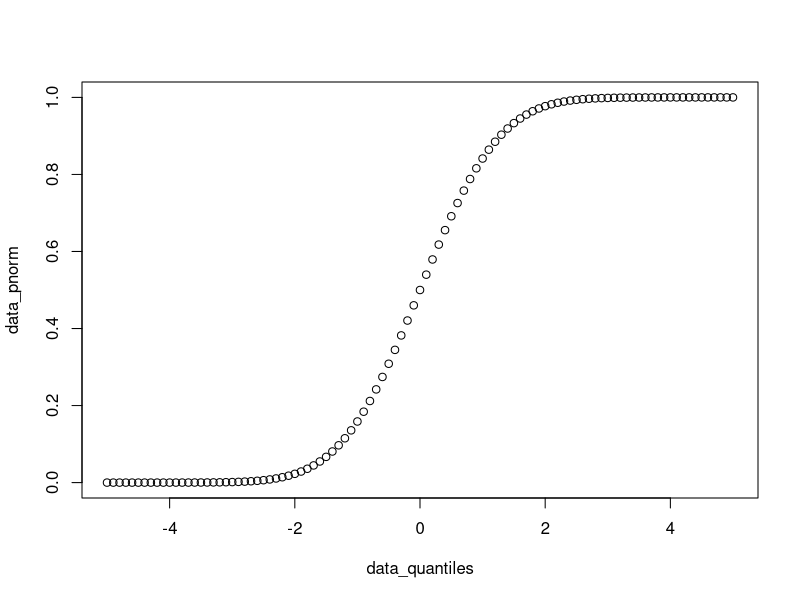
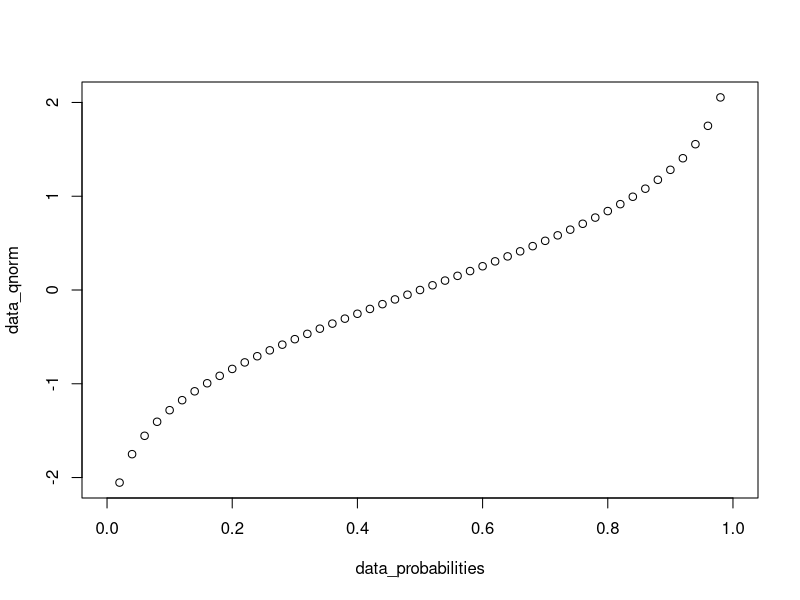
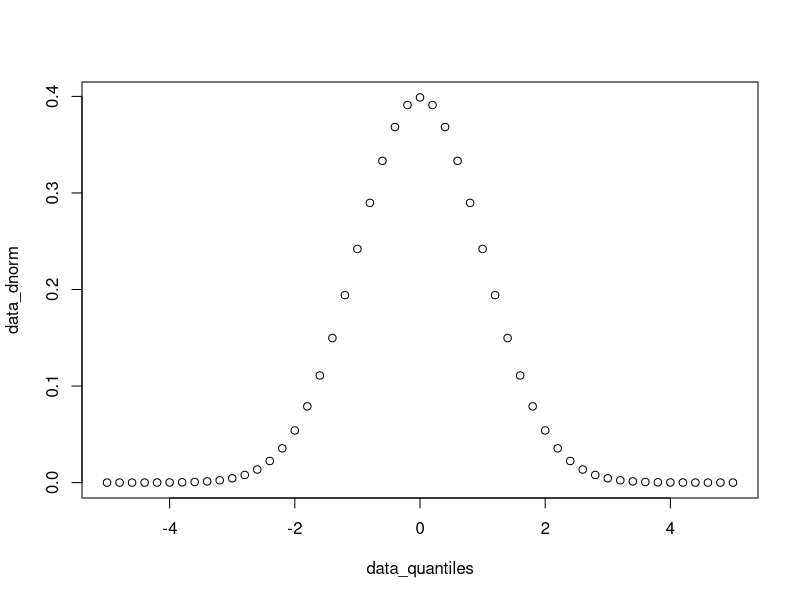
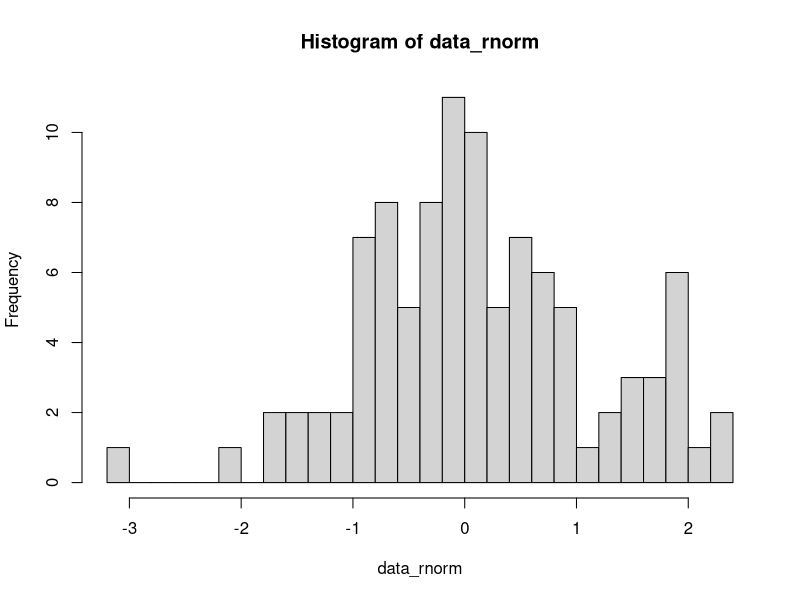
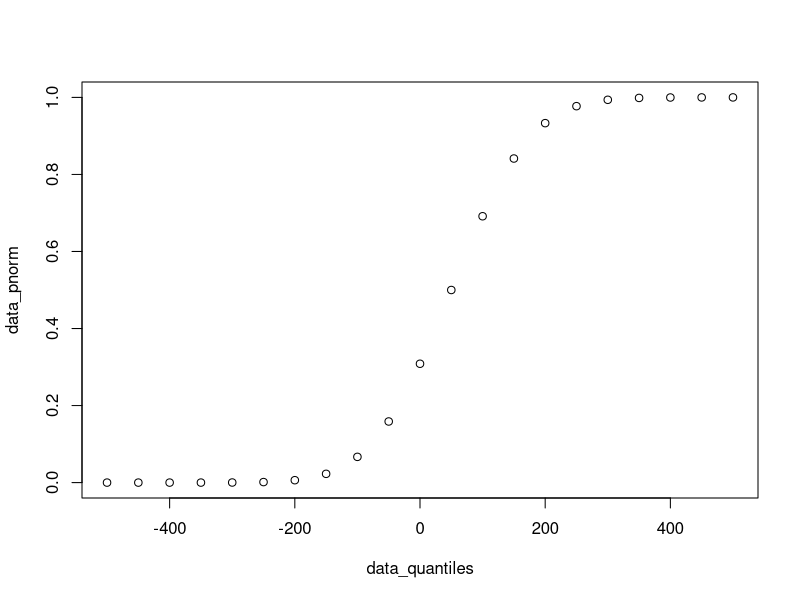
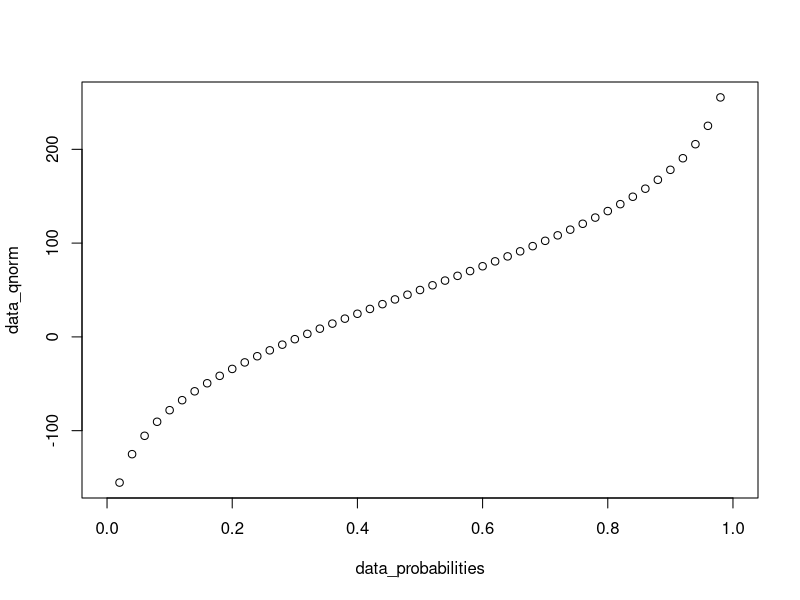
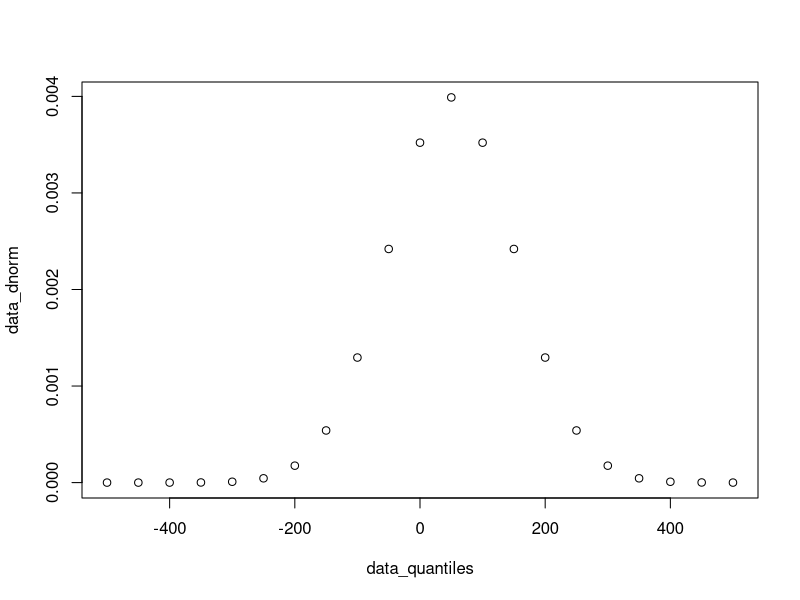
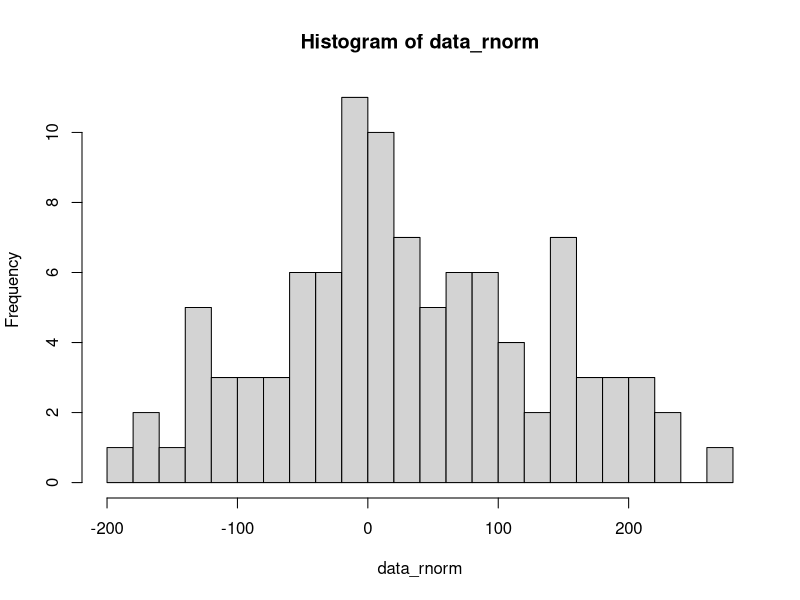

Write the R code that produced these figures, in order.
## ---- chunk 1
knitr::opts_chunk$set(echo = TRUE)
## ---- chunk 2
data_quantiles <- seq(-5, 5, 0.1)
head(data_quantiles)
## ---- chunk 3
data_pnorm <- pnorm(q = data_quantiles) 
head(data_pnorm)
## ---- chunk 4
plot(data_quantiles, data_pnorm)
## ---- chunk 5
data_probabilities <- seq(from = 0, to = 1, by = 0.02)
head(data_probabilities)
## ---- chunk 6
data_qnorm <- qnorm(p = data_probabilities) 
head(data_qnorm)
## ---- chunk 7
plot(data_probabilities, data_qnorm)
## ---- chunk 8
data_quantiles <- seq(-5, 5, 0.2)
head(data_quantiles)
## ---- chunk 9
data_dnorm <- dnorm(x = data_quantiles) 
head(data_dnorm)
## ---- chunk 10
plot(data_quantiles, data_dnorm)
## ---- chunk 11
data_rnorm <- rnorm(n = 100)
head(data_rnorm)
## ---- chunk 12
hist(data_rnorm, breaks = 20)
## ---- chunk 13
data_quantiles <- seq(-500, 500, 50)
head(data_quantiles)
## ---- chunk 14
data_pnorm <- pnorm(q = data_quantiles, mean = 50, sd = 100)
head(data_pnorm)
## ---- chunk 15
plot(data_quantiles, data_pnorm)
## ---- chunk 16
data_probabilities <- seq(from = 0, to = 1, by = 0.02)
head(data_probabilities)
## ---- chunk 17
data_qnorm <- qnorm(p = data_probabilities, mean = 50, sd = 100) 
head(data_qnorm)
## ---- chunk 18
plot(data_probabilities, data_qnorm)
## ---- chunk 19
data_quantiles <- seq(-500, 500, 50)
head(data_quantiles)
## ---- chunk 20
data_dnorm <- dnorm(x = data_quantiles, mean = 50, sd = 100) 
head(data_dnorm)
## ---- chunk 21
plot(data_quantiles, data_dnorm)
## ---- chunk 22
data_rnorm <- rnorm(n = 100, mean = 50, sd = 100)
head(data_rnorm)
## ---- chunk 23
hist(data_rnorm, breaks = 20)
## ---- chunk 24
data_quantiles <- seq(0, 50, 1)
head(data_quantiles)
## ---- chunk 25
data_pbinom <- pbinom(q = data_quantiles, size = 50, prob = 0.1)
head(data_pbinom)
## ---- chunk 26
plot(data_quantiles, data_pbinom)
## ---- chunk 27
data_probabilities <- seq(from = 0, to = 1, by = 0.02)
head(data_probabilities)
## ---- chunk 28
data_qbinom <- qbinom(p = data_probabilities, size = 50, prob = 0.1)
head(data_qbinom)
## ---- chunk 29
plot(data_probabilities, data_qbinom)
## ---- chunk 30
data_quantiles <- seq(0, 50, 1)
head(data_quantiles)
## ---- chunk 31
data_dbinom <- dbinom(x = data_quantiles, size = 50, prob = 0.1)
head(data_dbinom)
## ---- chunk 32
plot(data_quantiles, data_dbinom)
## ---- chunk 33
data_rbinom <- rbinom(n = 100, size = 50, prob = 0.1)
head(data_rbinom)
## ---- chunk 34
hist(data_rbinom, breaks = 20)
## ---- chunk 35
data_rnorm <- rnorm(n = 1000, mean = 50, sd = 100)
quantile(data_rnorm, probs = seq(0, 1, 0.1))
## ---- chunk 36
plot(
  seq(0, 1, 0.1),
  quantile(data_rnorm, probs = seq(0, 1, 0.1))
)
## ---- chunk 37
set.seed(1)
x <- rnorm(n = 1000, mean = 0, sd = 1)
y <- rnorm(n = 2000, mean = 1, sd = 1)
## ---- chunk 38
par(mfrow = c(2, 1))
hist(x, breaks = 30)
hist(y, breaks = 30)
par(mfrow = c(1, 1 ))
## ---- chunk 39
t.test(x, y)
## ---- chunk 40
t.test(y, x)
## ---- chunk 41
set.seed(1)
n_sample <- 10
x <- runif(n = n_sample, min = 10, max = 20)
y <- x + 2 + rnorm(n = n_sample, mean = 0, sd = 1)
## ---- chunk 42
mean(y - x)
## ---- chunk 43
t.test(x, y, paired = TRUE)
## ---- chunk 44
set.seed(1)
x <- runif(n = 10, min = 1, max = 11)
y <- runif(n = 5, min = 3, max = 13)
## ---- chunk 45
wilcox.test(x, y)
## ---- chunk 46
wilcox.test(x, y, alternative = "less")
## ---- chunk 47
set.seed(1)
n_sample <- 1000
x1 <- rnorm(n = n_sample, mean = 10, sd = 2)
x2 <- x1 + 5 + rnorm(n = n_sample, mean = 0, sd = 1)
x3 <- x2 + 0 + rnorm(n = n_sample, mean = 0, sd = 0.5)
data_aov <- data.frame(
  value = c(x1, x2, x3),
  group = c(
    rep("x1", length(x1)),
    rep("x2", length(x2)),
    rep("x3", length(x3))
  )
)
head(data_aov)
## ---- chunk 48
aov_result <- aov(value ~ group, data_aov)
aov_result
## ---- chunk 49
summary(aov_result)
## ---- chunk 50
data_fisher <- matrix(
  data = c(12, 4, 3, 23),
  nrow = 2, ncol = 2,
  dimnames = list(
    c("DE", "Not DE"),
    c("In pathway", "Not in pathway")
  )
)
data_fisher
## ---- chunk 51
fisher.test(data_fisher)
## ---- chunk 52
data_p_values <- runif(1E3, min = 0, max = 1)
data_p_adjusted <- p.adjust(data_p_values, method = "BH")
head(sort(data_p_adjusted))
## ---- chunk 53
par(mfrow = c(2, 1))
hist(data_p_values, xlim = c(0, 1), breaks = seq(0, 1, 0.05))
hist(data_p_adjusted, xlim = c(0, 1), breaks = seq(0, 1, 0.05))
par(mfrow = c(1, 1))
## ---- chunk 54
data(iris)
## ---- chunk 55
iris_features <- iris[,1:4]

head(iris_features)
## ---- chunk 56
pca_iris <- prcomp(iris_features, center = TRUE, scale. = TRUE  )
pca_iris
## ---- chunk 57
pca_iris
## ---- chunk 58
pca_iris_x <- pca_iris$x
plot( x= pca_iris_x[,1], y = pca_iris_x[,2])
## ---- chunk 59
plot( x= pca_iris$x[,1], y = pca_iris$x[,2], 
      col = iris$Species,
      xlab = "PC1", ylab = "PC2")
## ---- chunk 60

explained_variance_ratio <- (pca_iris$sdev^2)/sum(pca_iris$sdev^2)
explained_variance_ratio
## ---- chunk 61
barplot(explained_variance_ratio)
## ---- chunk 62
summary(pca_iris)
## ---- chunk 63
dist_iris <- dist(iris_features, method = "euclidean" )
hclust_iris_ward <- hclust(dist_iris, method = "ward.D",  )
hclust_iris_ward
## ---- chunk 64
plot(hclust_iris_ward )
## ---- chunk 65
iris_hclust_ward_labels <- cutree(hclust_iris_ward, k=3, h = NULL )
iris_hclust_ward_labels
## ---- chunk 66
# complete
hclust_iris_complete <- hclust(dist_iris, method = "complete" )
iris_hclust_complete_labels <- cutree(hclust_iris_complete, k = 3 )
iris_hclust_complete_labels
## ---- chunk 67
# average
hclust_iris_average <- hclust(dist_iris, method = "average" )
iris_hclust_average_labels <- cutree(hclust_iris_average, k = 3 )
iris_hclust_average_labels
## ---- chunk 68
# single
hclust_iris_single <- hclust(dist_iris, method = "single")
iris_hclust_single_labels <- cutree(hclust_iris_single, k=3 )
iris_hclust_single_labels
## ---- chunk 69
par(mfrow = c(2, 2))
plot(x= pca_iris$x[,1], y = pca_iris$x[,2], 
      col = iris_hclust_ward_labels,
     main = "Ward",
      xlab = "PC1", ylab = "PC2")
plot(x= pca_iris$x[,1], y = pca_iris$x[,2], 
      col = iris_hclust_complete_labels,
     main = "Complete",
      xlab = "PC1", ylab = "PC2")
plot(x= pca_iris$x[,1], y = pca_iris$x[,2], 
      col = iris_hclust_average_labels,
     main = "Average",
      xlab = "PC1", ylab = "PC2" )
plot(x= pca_iris$x[,1], y = pca_iris$x[,2], 
      col = iris_hclust_single_labels,
     main = "Single",
      xlab = "PC1", ylab = "PC2")
par(mfrow = c(1, 1))
